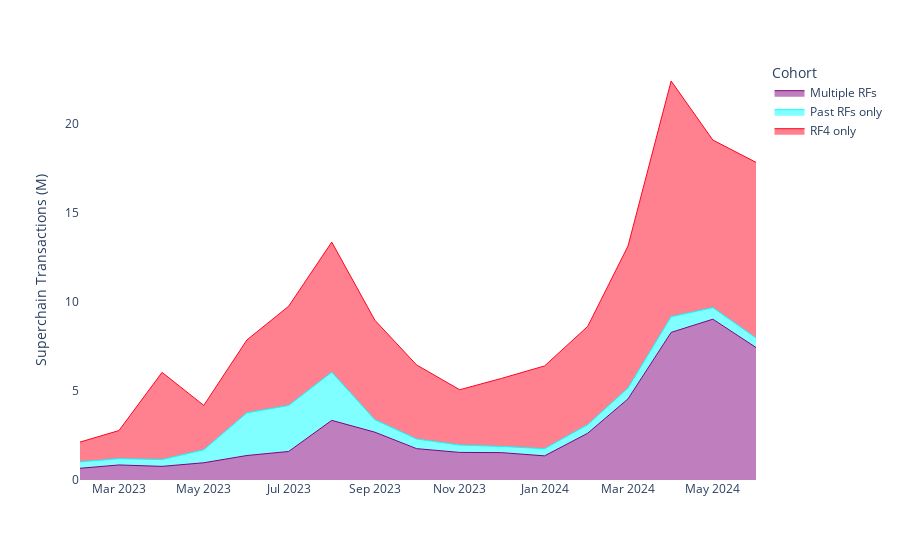

Source (notebook cell):
### Code cell
fig = px.area(
    data_frame=txns,
    x='bucket_month',
    y='amount',
    color='cohort_label',
    color_discrete_sequence=['purple', 'cyan', '#FF0420'],
)
fig.update_layout(
    xaxis=dict(showgrid=True, title=''),
    yaxis=dict(showgrid=True, title='Superchain Transactions (M)'),
    legend=dict(title='Cohort'),
    plot_bgcolor='white',
    paper_bgcolor='white'
)
fig.update_traces(line=dict(width=1))

### Figure 1 — Plotly figure (JSON) as saved in the notebook; plotly's stock layout.template omitted (floating-point values rounded to 4 significant figures)
{"data": [{"fillpattern": {"shape": ""}, "hovertemplate": "cohort_label=Multiple RFs<br>bucket_month=%{x}<br>amount=%{y}<extra></extra>", "legendgroup": "Multiple RFs", "line": {"color": "purple", "width": 1}, "marker": {"symbol": "circle"}, "mode": "lines", "name": "Multiple RFs", "orientation": "v", "showlegend": true, "stackgroup": "1", "type": "scatter", "x": ["2023-02-01T00:00:00+00:00", "2023-03-01T00:00:00+00:00", "2023-04-01T00:00:00+00:00", "2023-05-01T00:00:00+00:00", "2023-06-01T00:00:00+00:00", "2023-07-01T00:00:00+00:00", "2023-08-01T00:00:00+00:00", "2023-09-01T00:00:00+00:00", "2023-10-01T00:00:00+00:00", "2023-11-01T00:00:00+00:00", "2023-12-01T00:00:00+00:00", "2024-01-01T00:00:00+00:00", "2024-02-01T00:00:00+00:00", "2024-03-01T00:00:00+00:00", "2024-04-01T00:00:00+00:00", "2024-05-01T00:00:00+00:00", "2024-06-01T00:00:00+00:00"], "xaxis": "x", "y": [0.6571, 0.8437, 0.7648, 0.9678, 1.375, 1.6, 3.346, 2.683, 1.759, 1.548, 1.535, 1.355, 2.624, 4.552, 8.283, 9.022, 7.438], "yaxis": "y"}, {"fillpattern": {"shape": ""}, "hovertemplate": "cohort_label=Past RFs only<br>bucket_month=%{x}<br>amount=%{y}<extra></extra>", "legendgroup": "Past RFs only", "line": {"color": "cyan", "width": 1}, "marker": {"symbol": "circle"}, "mode": "lines", "name": "Past RFs only", "orientation": "v", "showlegend": true, "stackgroup": "1", "type": "scatter", "x": ["2023-02-01T00:00:00+00:00", "2023-03-01T00:00:00+00:00", "2023-04-01T00:00:00+00:00", "2023-05-01T00:00:00+00:00", "2023-06-01T00:00:00+00:00", "2023-07-01T00:00:00+00:00", "2023-08-01T00:00:00+00:00", "2023-09-01T00:00:00+00:00", "2023-10-01T00:00:00+00:00", "2023-11-01T00:00:00+00:00", "2023-12-01T00:00:00+00:00", "2024-01-01T00:00:00+00:00", "2024-02-01T00:00:00+00:00", "2024-03-01T00:00:00+00:00", "2024-04-01T00:00:00+00:00", "2024-05-01T00:00:00+00:00", "2024-06-01T00:00:00+00:00"], "xaxis": "x", "y": [0.3598, 0.3556, 0.3799, 0.7256, 2.393, 2.58, 2.704, 0.6974, 0.5415, 0.4095, 0.3513, 0.401, 0.4804, 0.6107, 0.8793, 0.6501, 0.5289], "yaxis": "y"}, {"fillpattern": {"shape": ""}, "hovertemplate": "cohort_label=RF4 only<br>bucket_month=%{x}<br>amount=%{y}<extra></extra>", "legendgroup": "RF4 only", "line": {"color": "#FF0420", "width": 1}, "marker": {"symbol": "circle"}, "mode": "lines", "name": "RF4 only", "orientation": "v", "showlegend": true, "stackgroup": "1", "type": "scatter", "x": ["2023-02-01T00:00:00+00:00", "2023-03-01T00:00:00+00:00", "2023-04-01T00:00:00+00:00", "2023-05-01T00:00:00+00:00", "2023-06-01T00:00:00+00:00", "2023-07-01T00:00:00+00:00", "2023-08-01T00:00:00+00:00", "2023-09-01T00:00:00+00:00", "2023-10-01T00:00:00+00:00", "2023-11-01T00:00:00+00:00", "2023-12-01T00:00:00+00:00", "2024-01-01T00:00:00+00:00", "2024-02-01T00:00:00+00:00", "2024-03-01T00:00:00+00:00", "2024-04-01T00:00:00+00:00", "2024-05-01T00:00:00+00:00", "2024-06-01T00:00:00+00:00"], "xaxis": "x", "y": [1.112, 1.576, 4.895, 2.493, 4.091, 5.569, 7.3, 5.586, 4.155, 3.107, 3.814, 4.645, 5.513, 7.969, 13.23, 9.403, 9.858], "yaxis": "y"}], "layout": {"legend": {"title": {"text": "Cohort"}, "tracegroupgap": 0}, "margin": {"t": 60}, "paper_bgcolor": "white", "plot_bgcolor": "white", "xaxis": {"anchor": "y", "domain": [0, 1], "showgrid": true, "title": {"text": ""}}, "yaxis": {"anchor": "x", "domain": [0, 1], "showgrid": true, "title": {"text": "Superchain Transactions (M)"}}}}
